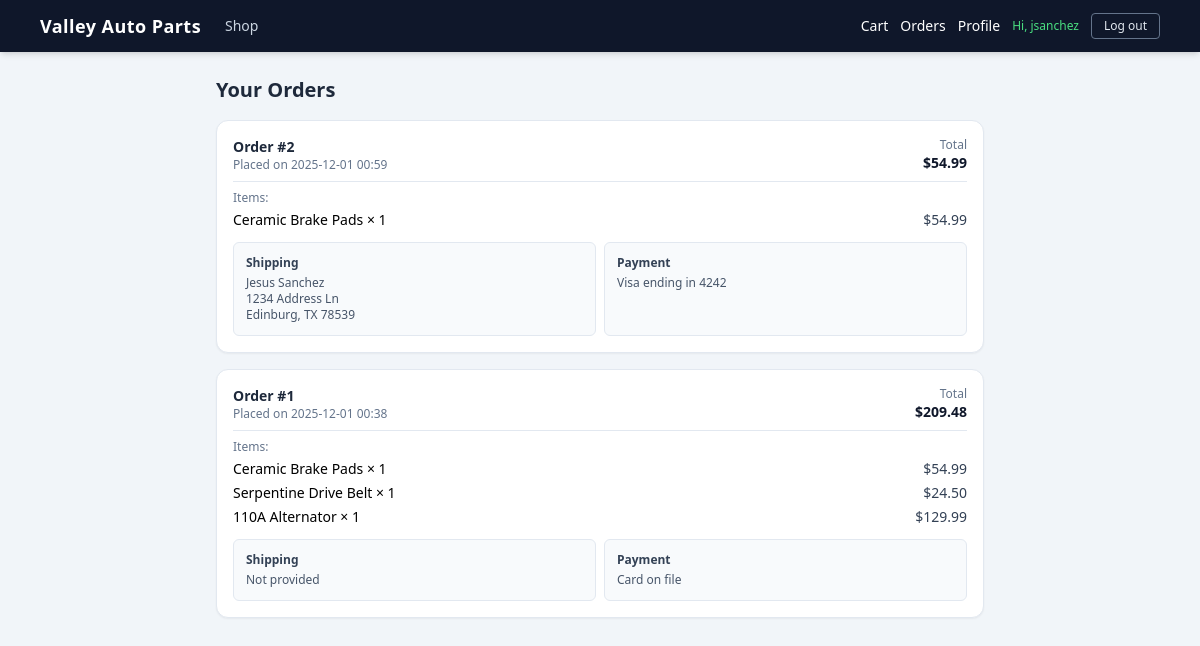
Page /orders (signed in) on the earlier database version.
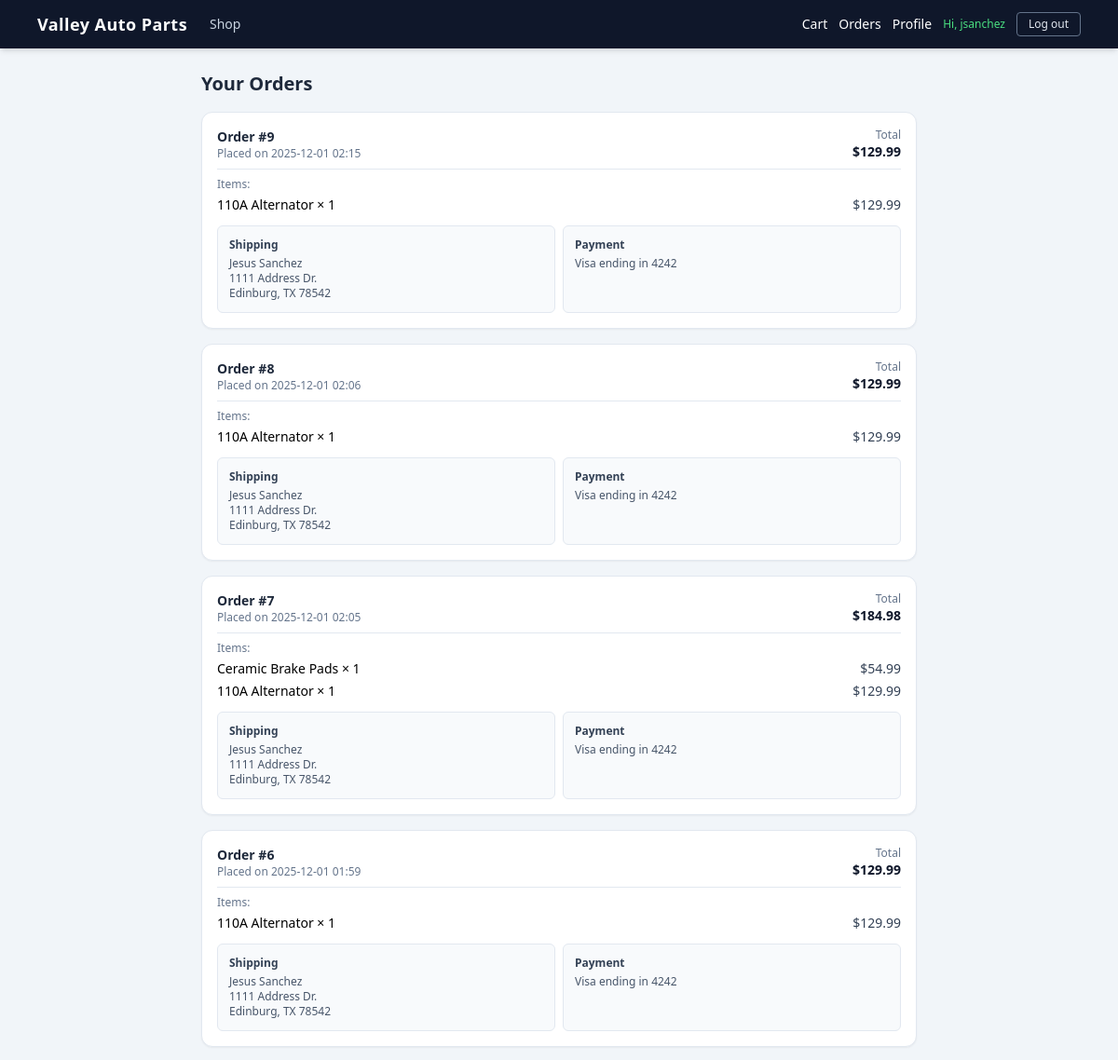
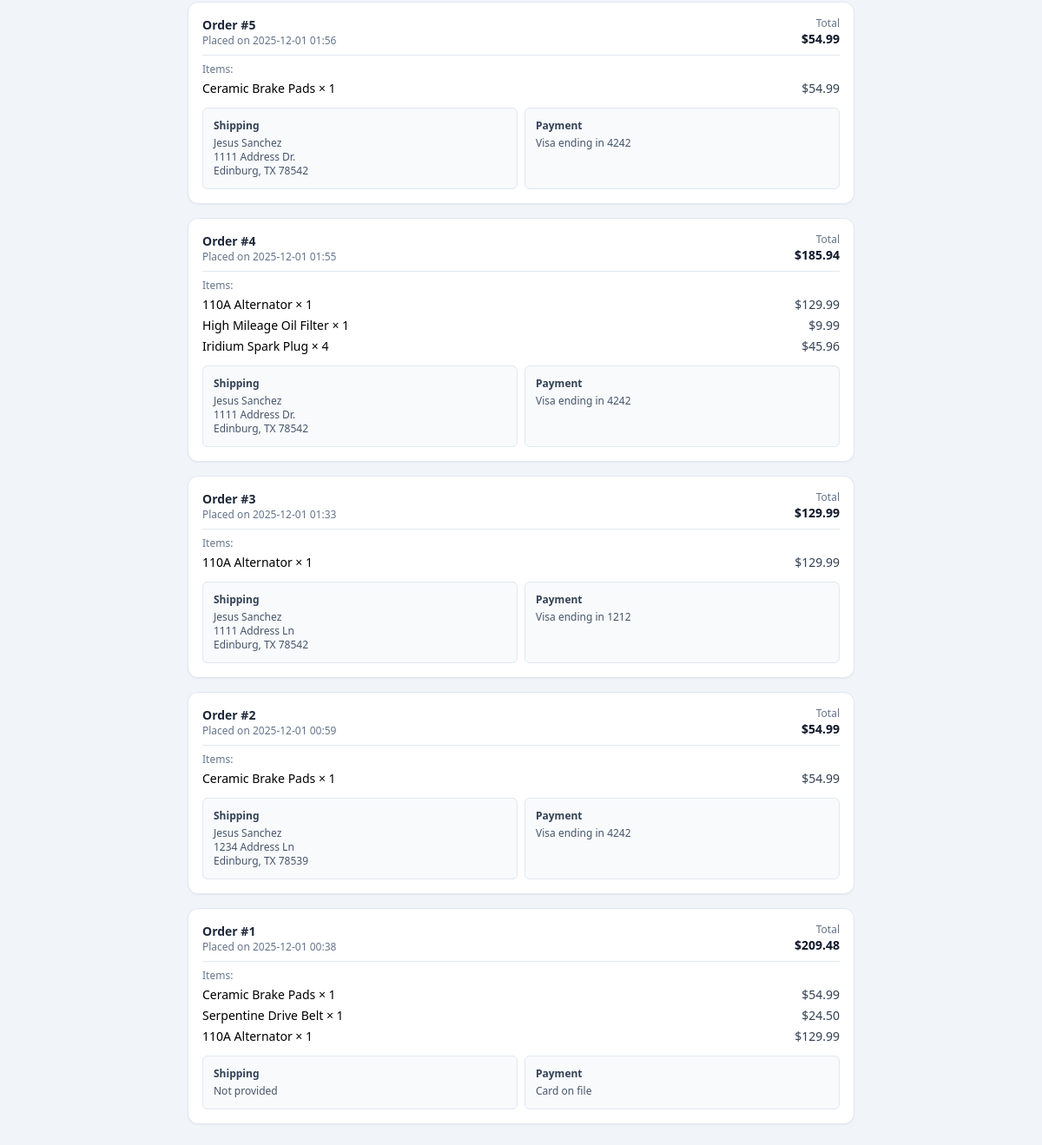
Same page on the later database version (2 pictures, top to bottom).
### tables this page shows
CREATE TABLE users (
            id INTEGER PRIMARY KEY AUTOINCREMENT,
            username TEXT UNIQUE NOT NULL,
            email TEXT NOT NULL,
            password_hash TEXT NOT NULL
        , display_name TEXT, card_brand TEXT, card_last4 TEXT, preferred_vehicle TEXT, card_exp TEXT, ship_name TEXT, ship_line1 TEXT, ship_line2 TEXT, ship_city TEXT, ship_state TEXT, ship_zip TEXT, reset_token TEXT, reset_token_expires TEXT);

CREATE TABLE orders (
            id INTEGER PRIMARY KEY AUTOINCREMENT,
            username TEXT NOT NULL,
            created_at TEXT NOT NULL,
            total REAL NOT NULL
        , card_brand TEXT, card_last4 TEXT, shipping_name TEXT, shipping_line1 TEXT, shipping_line2 TEXT, shipping_city TEXT, shipping_state TEXT, shipping_zip TEXT, stripe_pid TEXT);

CREATE TABLE order_items (
            id INTEGER PRIMARY KEY AUTOINCREMENT,
            order_id INTEGER NOT NULL,
            product_id TEXT NOT NULL,
            name TEXT NOT NULL,
            qty INTEGER NOT NULL,
            unit_price REAL NOT NULL,
            line_total REAL NOT NULL,
            FOREIGN KEY(order_id) REFERENCES orders(id)
        );

### app.py (the view)
@app.route("/orders")
def orders():
    username = session.get("username")
    if not username:
        return redirect(url_for("login"))
    user_orders = fetch_orders(username)
    banner = session.pop("order_flash", None)
    return render_template(
        "orders.html",
        logged_in=True,
        username=username,
        orders=user_orders,
        banner=banner,
    )

### app.py (called while the page is built)
def get_db():
    conn = sqlite3.connect(DB_PATH)
    conn.row_factory = sqlite3.Row  # rows behave like dicts
    return conn

@app.context_processor
def inject_user_profile():
    uname = current_user()
    profile = get_user(uname) if uname else None
    display = None
    if profile:
        display = profile.get("display_name") or uname
    return {
        "nav_display_name": display or uname,
        "nav_profile": profile,
    }

def current_user():
    return session.get("username")

def get_user(username):
    conn = get_db()
    row = conn.execute(
        """
        SELECT username, email, display_name, card_brand, card_last4, card_exp, preferred_vehicle,
               ship_name, ship_line1, ship_line2, ship_city, ship_state, ship_zip,
               reset_token, reset_token_expires
        FROM users
        WHERE username = ?
        """,
        (username,),
    ).fetchone()
    conn.close()
    return dict(row) if row else None

### templates/orders.html (shortened to what this page needs)
{% extends "base.html" %}
{% block content %}
<div class="max-w-3xl mx-auto">
  <h1 class="text-xl font-semibold text-slate-800 mb-4">
    Your Orders
  </h1>
  {% if not orders %}
    <p class="text-sm text-slate-600">
      You don't have any orders yet. Add items to your cart and place an order to see it here.
    </p>
  {% else %}
    <div class="space-y-4">
      {% for order in orders %}
      <div class="bg-white border border-slate-200 rounded-xl shadow-sm p-4 text-sm">
        <div class="flex justify-between items-center mb-2">
          <div>
            <div class="font-semibold text-slate-800">
              Order #{{ order.order_id }}
            </div>
            <div class="text-xs text-slate-500">
              Placed on {{ order.created_at }}
            </div>
          </div>
          <div class="text-right">
            <div class="text-xs text-slate-500">Total</div>
            <div class="font-semibold text-slate-900">
              ${{ '%.2f'|format(order.total) }}
            </div>
          </div>
        </div>
        <div class="border-t border-slate-200 pt-2 mt-2">
          <div class="text-xs text-slate-500 mb-1">
            Items:
          </div>
          <ul class="space-y-1">
            {% for item in order['items'] %}
            <li class="flex justify-between">
              <span>
                {{ item.name }} &times; {{ item.qty }}
              </span>
              <span class="text-slate-700">
                ${{ '%.2f'|format(item.line_total) }}
              </span>
            </li>
            {% endfor %}
          </ul>
        </div>
        <div class="mt-3 grid gap-2 text-xs text-slate-600 md:grid-cols-2">
          <div class="bg-slate-50 border border-slate-200 rounded-md p-3">
            <div class="font-semibold text-slate-700 mb-1">Shipping</div>
            {% set ship = order.shipping %}
            {% if ship.name or ship.line1 %}
              <div>{{ ship.name }}</div>
              <div>{{ ship.line1 }}</div>
              <div>{{ ship.city }}, {{ ship.state }} {{ ship.zip }}</div>
            {% else %}
              <div>Not provided</div>
            {% endif %}
          </div>
          <div class="bg-slate-50 border border-slate-200 rounded-md p-3">
            <div class="font-semibold text-slate-700 mb-1">Payment</div>
            {% if order.card_brand %}
              <div>{{ order.card_brand }} ending in {{ order.card_last4 }}</div>
            {% else %}
              <div>Card on file</div>
            {% endif %}
          </div>
        </div>
      </div>
      {% endfor %}
    </div>
  {% endif %}
</div>
{% endblock %}

### templates/base.html (shortened to what this page needs)
<!DOCTYPE html>
<html lang="en">
<head>
  <script src="https://cdn.tailwindcss.com"></script>
</head>
<body class="bg-slate-100 min-h-screen flex flex-col">
  <nav class="bg-slate-900 text-white shadow-md">
    <div class="max-w-6xl mx-auto px-4 py-3 flex flex-col gap-3 sm:flex-row sm:items-center sm:justify-between">
      <div class="flex flex-col sm:flex-row sm:items-center gap-2 sm:gap-6">
        <a href="{{ url_for('shop') }}" class="text-lg font-semibold tracking-wide">
          Valley Auto Parts
        </a>
        <div class="flex gap-4 text-sm text-slate-300">
          <a
            href="{{ url_for('shop') }}"
            class="hover:text-white {% if request.path == '/' %}text-white font-medium{% endif %}"
          >
            Shop
          </a>
        </div>
      </div>
      <div class="flex items-center gap-3 text-sm">
        {% if logged_in %}
          <a
            href="{{ url_for('cart') }}"
            class="hover:text-white {% if request.path == '/cart' %}text-white font-medium{% endif %}"
          >
            Cart
          </a>
          <a
            href="{{ url_for('orders') }}"
            class="hover:text-white {% if request.path == '/orders' %}text-white font-medium{% endif %}"
          >
            Orders
          </a>
          <a
            href="{{ url_for('profile') }}"
            class="hover:text-white {% if request.path == '/profile' %}text-white font-medium{% endif %}"
          >
            Profile
          </a>
          <span class="text-accent text-xs font-medium">
            Hi, {{ nav_display_name or username }}
          </span>
          <a
            href="{{ url_for('logout') }}"
            class="border border-slate-500 text-slate-200 hover:bg-slate-700 hover:text-white text-xs font-medium rounded px-3 py-1 transition"
          >
            Log out
          </a>
        {% endif %}
      </div>
    </div>
  </nav>
  <main class="flex-1 max-w-6xl w-full mx-auto p-4 sm:p-6">
    {% block content %}{% endblock %}
  </main>
</body>
</html>

Differences in the rows shown:
added orders: order_id "9", created_at "2025-12-01 02:15", total "129.99", name "Jesus Sanchez", line1 "1111 Address Dr.", city "Edinburg", state "TX", zip "78542", card_brand "Visa", card_last4 "4242"
added order_items: name "110A Alternator", qty "1", line_total "129.99", shown under "9"
added orders: order_id "8", created_at "2025-12-01 02:06", total "129.99", name "Jesus Sanchez", line1 "1111 Address Dr.", city "Edinburg", state "TX", zip "78542", card_brand "Visa", card_last4 "4242"
added order_items: name "110A Alternator", qty "1", line_total "129.99", shown under "8"
added orders: order_id "7", created_at "2025-12-01 02:05", total "184.98", name "Jesus Sanchez", line1 "1111 Address Dr.", city "Edinburg", state "TX", zip "78542", card_brand "Visa", card_last4 "4242"
added order_items: name "Ceramic Brake Pads", qty "1", line_total "54.99", shown under "7"
added order_items: name "110A Alternator", qty "1", line_total "129.99", shown under "7"
added orders: order_id "6", created_at "2025-12-01 01:59", total "129.99", name "Jesus Sanchez", line1 "1111 Address Dr.", city "Edinburg", state "TX", zip "78542", card_brand "Visa", card_last4 "4242"
added order_items: name "110A Alternator", qty "1", line_total "129.99", shown under "6"
added orders: order_id "5", created_at "2025-12-01 01:56", total "54.99", name "Jesus Sanchez", line1 "1111 Address Dr.", city "Edinburg", state "TX", zip "78542", card_brand "Visa", card_last4 "4242"
added order_items: name "Ceramic Brake Pads", qty "1", line_total "54.99", shown under "5"
added orders: order_id "4", created_at "2025-12-01 01:55", total "185.94", name "Jesus Sanchez", line1 "1111 Address Dr.", city "Edinburg", state "TX", zip "78542", card_brand "Visa", card_last4 "4242"
added order_items: name "110A Alternator", qty "1", line_total "129.99", shown under "4"
added order_items: name "High Mileage Oil Filter", qty "1", line_total "9.99", shown under "4"
added order_items: name "Iridium Spark Plug", qty "4", line_total "45.96"
added orders: order_id "3", created_at "2025-12-01 01:33", total "129.99", name "Jesus Sanchez", line1 "1111 Address Ln", city "Edinburg", state "TX", zip "78542", card_brand "Visa", card_last4 "1212"
added order_items: name "110A Alternator", qty "1", line_total "129.99", shown under "3"
